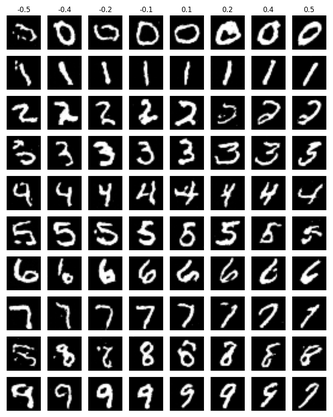
#> input picture inference_both_cfm.png, 333 x 417 px, shrunk from 800 x 1000 before the run, found by its file name
$ python concat_results.py
#> lines starting #> are read from the running program, lines starting #| are printed output that depends on the picture
import sys
import os
from PIL import Image, ImageDraw, ImageFont

def concatenate_images():
    images = [
        ("inference_both_cfm.png", "CFM (ODE)"),
        ("inference_both_mean_flow.png", "MeanFlow (1-step)"),
        ("inference_both_simple_flow.png", "SimpleFlow (1-step)")
    ]

    loaded_imgs = []
    for path, label in images:
        if os.path.exists(path):
            loaded_imgs.append((Image.open(path), label))
        else:
            print(f"Warning: {path} not found.")

    if not loaded_imgs:
        print("No images found.")
        return

    # Dimensions
    widths, heights = zip(*(i.size for i, l in loaded_imgs))
#> widths = (333, 333, 333); heights = (417, 417, 417)

    total_width = sum(widths)
#> total_width = 999
    max_height = max(heights)
#> max_height = 417

    # Add space for text at top
    text_height = 40
    new_im = Image.new('RGB', (total_width, max_height + text_height), (255, 255, 255))
#> new_im: PIL image 999x457 RGB; every value is 255

    draw = ImageDraw.Draw(new_im)

    # Try to load a font, otherwise use default
    try:
        font = ImageFont.truetype("arial.ttf", 24)
    except IOError:
        font = ImageFont.load_default()

    x_offset = 0
    for img, label in loaded_imgs:
        # Draw label centered above image
        text_bbox = draw.textbbox((0, 0), label, font=font)
        text_w = text_bbox[2] - text_bbox[0]
        text_x = x_offset + (img.width - text_w) // 2
        draw.text((text_x, 5), label, fill="black", font=font)

        # Paste image
        new_im.paste(img, (x_offset, text_height))
        x_offset += img.width
#> this loop made 3 passes
#> (label, text_bbox, text_w, text_x, x_offset) on passes 1 to 3: ('CFM (ODE)', (0, 5, 130, 26), 130, 101, 333), ('MeanFlow (1-step)', (0, 5, 222, 28), 222, 388, 666), ('SimpleFlow (1-step)', (0, 5, 239, 28), 239, 713, 999)
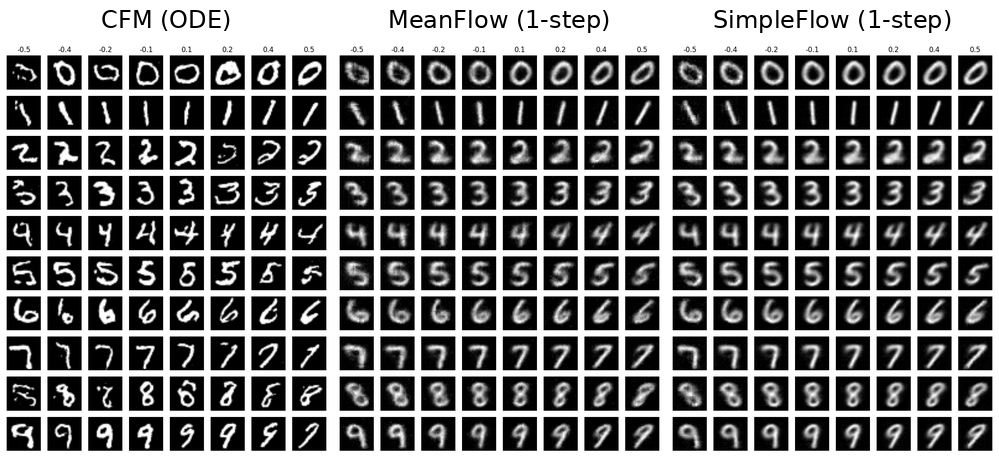
#> new_im: PIL image 999x457 RGB; min 0, max 255, mean 120.2
#> after the loop, x_offset = 999

    output_path = "inference_comparison.png"
    new_im.save(output_path)
    print(f"Saved concatenated image to {output_path}")

if __name__ == "__main__":
    concatenate_images()
